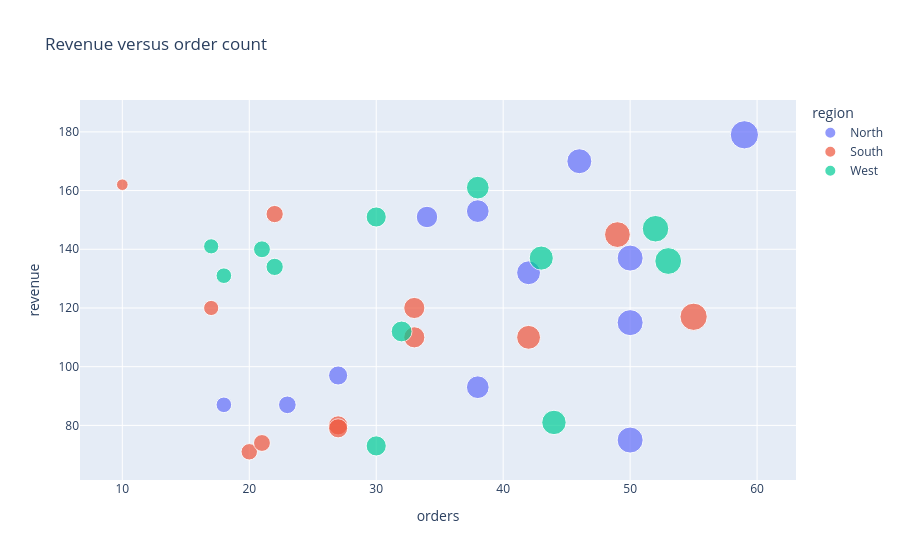

Source (notebook cell):
### Code cell
fig = px.scatter(
    df, x="orders", y="revenue", color="region", size="orders",
    hover_data={"month": True}, title="Revenue versus order count"
)
fig.show()

### Figure 1 — Plotly figure (JSON) as saved in the notebook; plotly's stock layout.template omitted (floating-point values rounded to 4 significant figures)
{"data": [{"customdata": [["2025-01-01T00:00:00.000000000"], ["2025-04-01T00:00:00.000000000"], ["2025-07-01T00:00:00.000000000"], ["2025-10-01T00:00:00.000000000"], ["2026-01-01T00:00:00.000000000"], ["2026-04-01T00:00:00.000000000"], ["2026-07-01T00:00:00.000000000"], ["2026-10-01T00:00:00.000000000"], ["2027-01-01T00:00:00.000000000"], ["2027-04-01T00:00:00.000000000"], ["2027-07-01T00:00:00.000000000"], ["2027-10-01T00:00:00.000000000"]], "hovertemplate": "region=North<br>orders=%{marker.size}<br>revenue=%{y}<br>month=%{customdata[0]}<extra></extra>", "legendgroup": "North", "marker": {"color": "#636efa", "size": [34, 18, 38, 38, 46, 50, 50, 27, 23, 59, 50, 42], "sizemode": "area", "sizeref": 0.1475, "symbol": "circle"}, "mode": "markers", "name": "North", "orientation": "v", "showlegend": true, "type": "scatter", "x": [34, 18, 38, 38, 46, 50, 50, 27, 23, 59, 50, 42], "xaxis": "x", "y": [151, 87, 153, 93, 170, 137, 75, 97, 87, 179, 115, 132], "yaxis": "y"}, {"customdata": [["2025-02-01T00:00:00.000000000"], ["2025-05-01T00:00:00.000000000"], ["2025-08-01T00:00:00.000000000"], ["2025-11-01T00:00:00.000000000"], ["2026-02-01T00:00:00.000000000"], ["2026-05-01T00:00:00.000000000"], ["2026-08-01T00:00:00.000000000"], ["2026-11-01T00:00:00.000000000"], ["2027-02-01T00:00:00.000000000"], ["2027-05-01T00:00:00.000000000"], ["2027-08-01T00:00:00.000000000"], ["2027-11-01T00:00:00.000000000"]], "hovertemplate": "region=South<br>orders=%{marker.size}<br>revenue=%{y}<br>month=%{customdata[0]}<extra></extra>", "legendgroup": "South", "marker": {"color": "#EF553B", "size": [10, 33, 33, 17, 55, 27, 20, 42, 27, 49, 21, 22], "sizemode": "area", "sizeref": 0.1475, "symbol": "circle"}, "mode": "markers", "name": "South", "orientation": "v", "showlegend": true, "type": "scatter", "x": [10, 33, 33, 17, 55, 27, 20, 42, 27, 49, 21, 22], "xaxis": "x", "y": [162, 120, 110, 120, 117, 80, 71, 110, 79, 145, 74, 152], "yaxis": "y"}, {"customdata": [["2025-03-01T00:00:00.000000000"], ["2025-06-01T00:00:00.000000000"], ["2025-09-01T00:00:00.000000000"], ["2025-12-01T00:00:00.000000000"], ["2026-03-01T00:00:00.000000000"], ["2026-06-01T00:00:00.000000000"], ["2026-09-01T00:00:00.000000000"], ["2026-12-01T00:00:00.000000000"], ["2027-03-01T00:00:00.000000000"], ["2027-06-01T00:00:00.000000000"], ["2027-09-01T00:00:00.000000000"], ["2027-12-01T00:00:00.000000000"]], "hovertemplate": "region=West<br>orders=%{marker.size}<br>revenue=%{y}<br>month=%{customdata[0]}<extra></extra>", "legendgroup": "West", "marker": {"color": "#00cc96", "size": [44, 18, 30, 32, 21, 30, 22, 53, 52, 38, 17, 43], "sizemode": "area", "sizeref": 0.1475, "symbol": "circle"}, "mode": "markers", "name": "West", "orientation": "v", "showlegend": true, "type": "scatter", "x": [44, 18, 30, 32, 21, 30, 22, 53, 52, 38, 17, 43], "xaxis": "x", "y": [81, 131, 73, 112, 140, 151, 134, 136, 147, 161, 141, 137], "yaxis": "y"}], "layout": {"legend": {"itemsizing": "constant", "title": {"text": "region"}, "tracegroupgap": 0}, "title": {"text": "Revenue versus order count"}, "xaxis": {"anchor": "y", "domain": [0.0, 1.0], "title": {"text": "orders"}}, "yaxis": {"anchor": "x", "domain": [0.0, 1.0], "title": {"text": "revenue"}}}}
